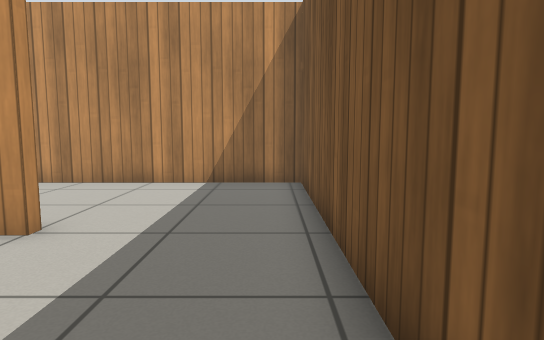
view 1 (above)

23 first-person views from a walk through a Gazebo world. The camera is 0.72 m above the floor, tilts 6° down and sees 75° across. The floor is counted in squares, 0.5 m on a side. Each view is taken from the middle of a square. On the plan, view 1 faces up. The plan holds only what a view shows up to about 15 squares ahead; the rest is blank. Gazebo's built-in surfaces are drawn with simple patterns.

view 2
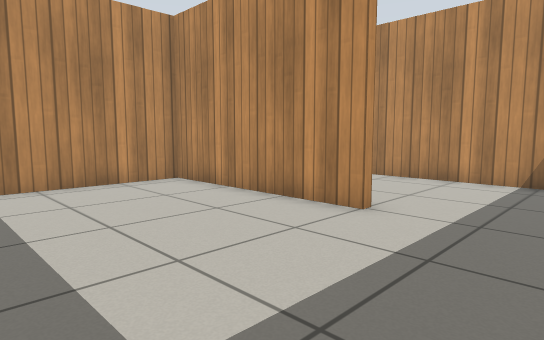

view 3
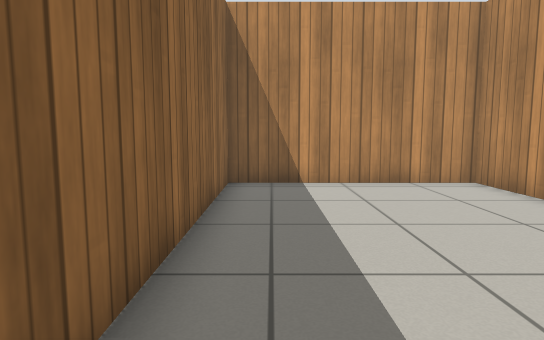

view 4
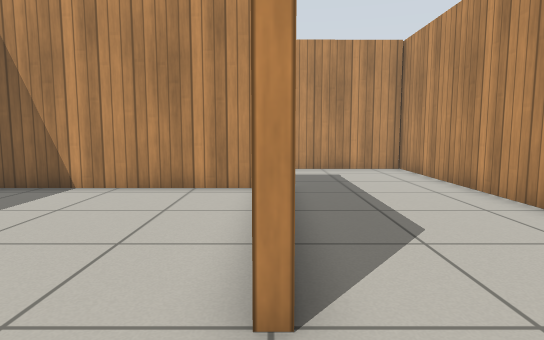

view 5
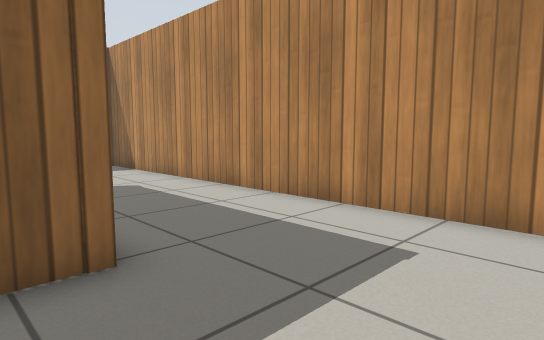

view 6
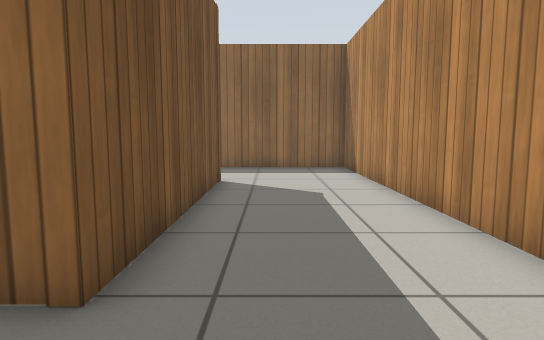

view 7
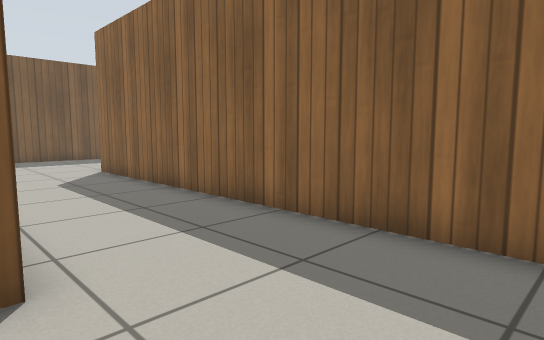

view 8
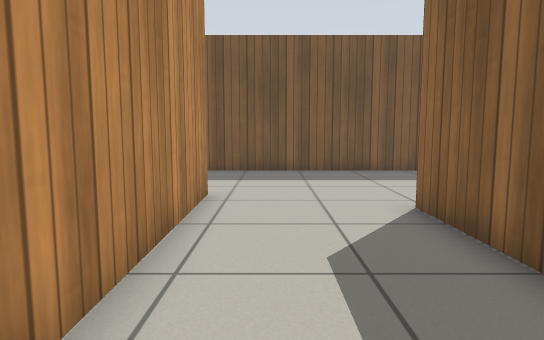

view 9
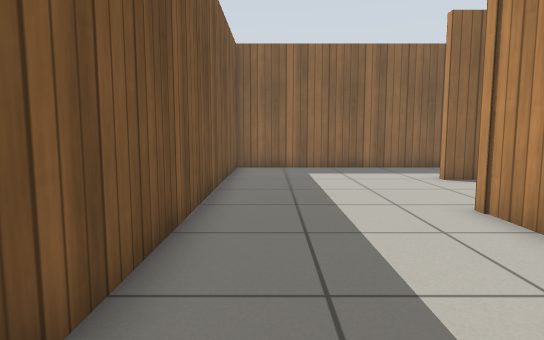

view 10
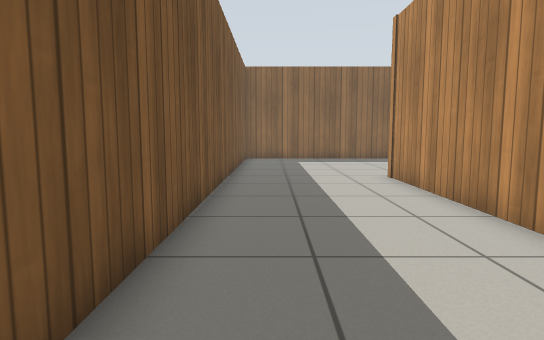

view 11
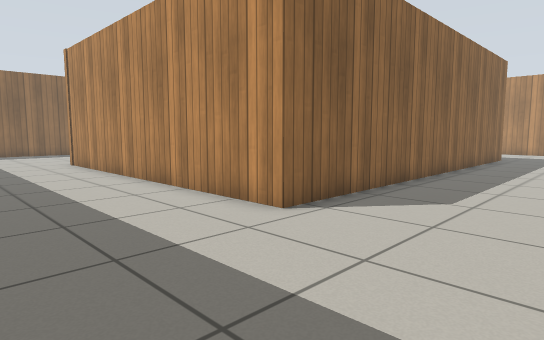

view 12
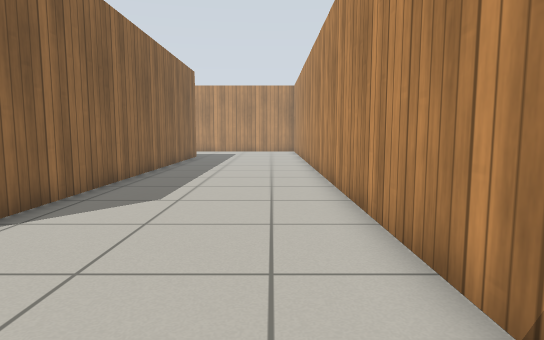

view 13
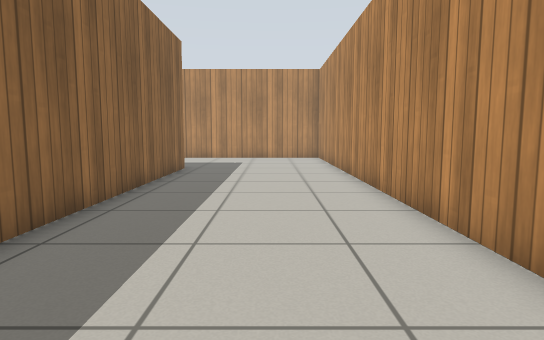

view 14
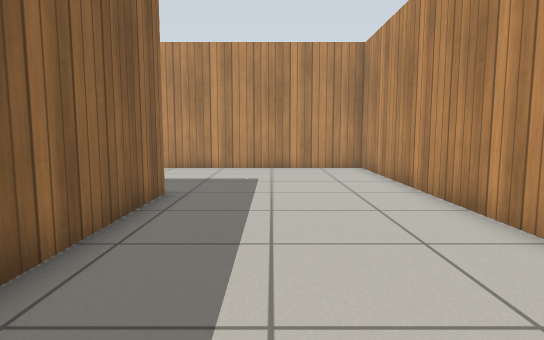

view 15
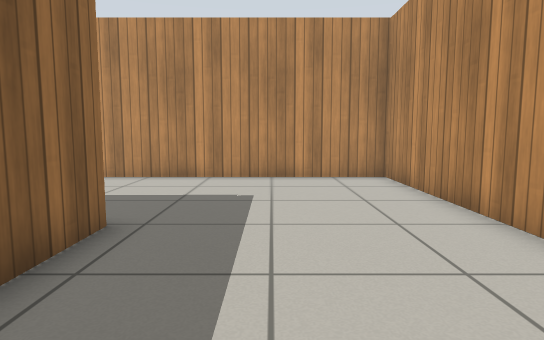

view 16
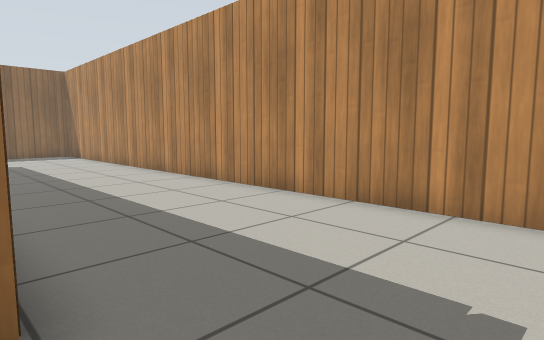

view 17
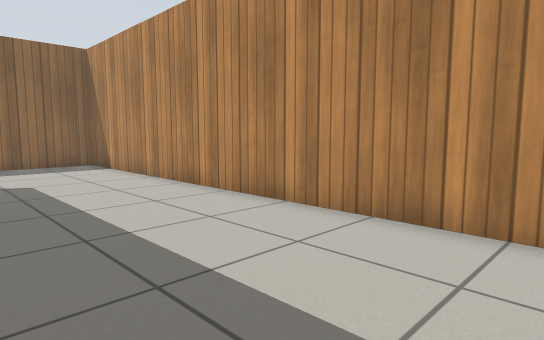

view 18
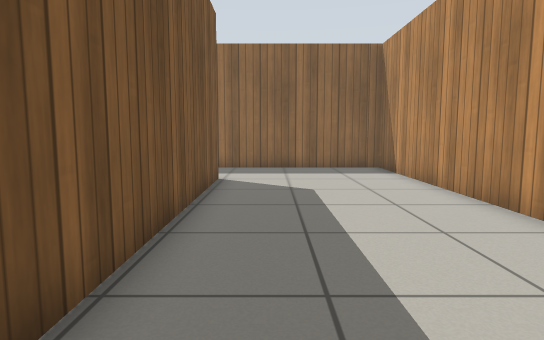

view 19
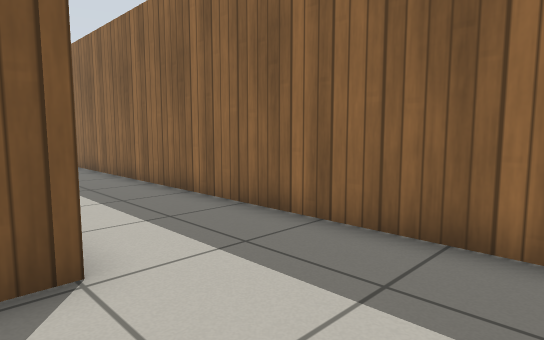

view 20
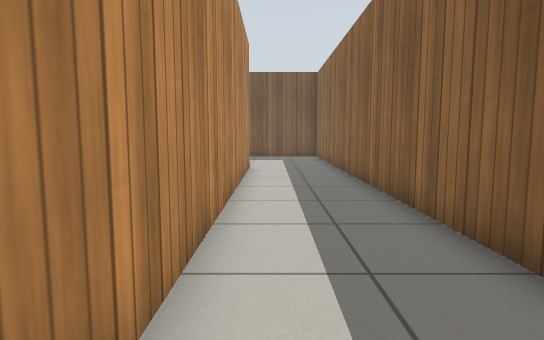

view 21
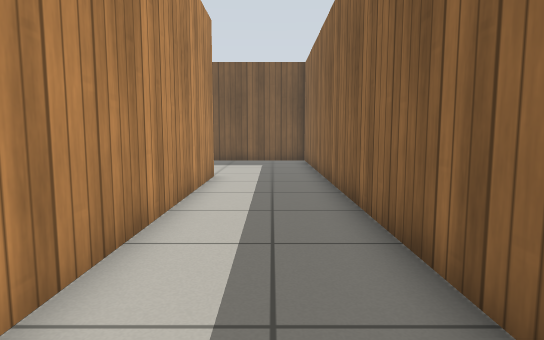

view 22
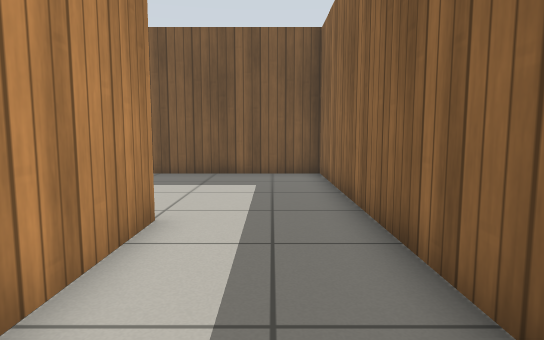

view 23
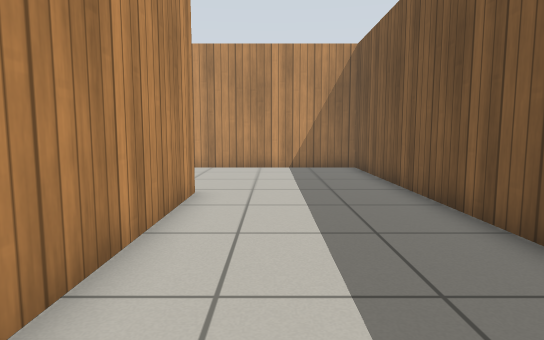

### Floor plan
Ten units are one square. View 1 is at (0, 0); x grows to the right and y downward. Boxes are objects, and circles mark ways between rooms. Rooms are numbered by the first view taken in them; rooms with no view inside come last. Other rooms are left out.
<svg viewBox="-220 -172 289 284">
<path fill="none" stroke="#000" d="M-34 -49 -101 -49 -101 23 -14 22M9 -10 9 -44M-34 -52 -34 -49M-154 -104 11 -104 12 25 -53 25M-104 26 -104 -52 -94 -52M9 -44 8 -101 -151 -101 -150 68 -2 68M-153 71 -154 -20M-2 71 -139 71M-215 -167 -215 107 64 107 64 -167 -215 -167"/>
<circle cx="-15" cy="-50" r="3" fill="#2a7"/>
<text x="-50" y="-20">1</text>
<text x="-80" y="-60">2</text>
</svg>
Room 1 opens to room 2.

Where each view was taken, in squares from view 1:
view 1: 0 up, 0 right, facing up
view 2: 1 down, 0 right, facing up-left
view 3: 1 down, 0 right, facing left
view 4: 5 up, 1 left, facing left
view 5: 9 up, 9 left, facing down-left
view 6: 8 up, 12 left, facing down
view 7: 2 down, 14 left, facing down-right
view 8: 4 down, 7 left, facing right
view 9: 4 up, 5 right, facing down
view 10: 9 up, 5 right, facing down
view 11: 15 up, 6 right, facing down-left
view 12: 15 up, 6 right, facing left
view 13: 14 up, 1 left, facing left
view 14: 13 up, 7 left, facing left
view 15: 13 up, 10 left, facing left
view 16: 13 up, 15 left, facing down-left
view 17: 6 up, 16 left, facing down-left
view 18: 4 up, 17 left, facing down
view 19: 6 down, 19 left, facing down-right
view 20: 8 down, 15 left, facing right
view 21: 9 down, 12 left, facing right
view 22: 9 down, 6 left, facing right
view 23: 2 up, 3 right, facing up
